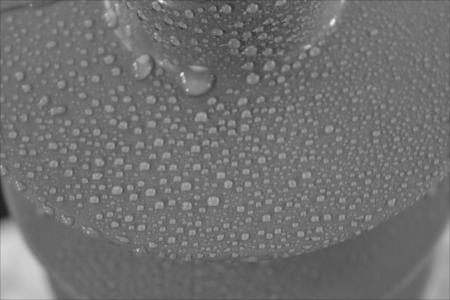
%> input picture Database/HC1_1.bmp, 450 x 300 px
$ octave laws.m   (GNU Octave 9; MATLAB toolbox functions it lacks are replaced by stand-ins)
%> lines starting %> are read from the running program, lines starting %| are printed output that depends on the picture
% filtre de Laws
% base de 25 filtres

clear all;
close all;
clc

% L{1} = [ 1 2 1 ] ;
% L{2} = [-1 0 1 ] ;
% L{3} = [ -1 2 -1 ] ;

L{1} = [ 1 4 6 4 1 ] ; % conv(L{1},L{1})
L{2} = [-1 -2 0 2 1 ] ;
L{3} = [ -1 0 2 0 -1 ] ;
L{4} = [ 1 -2 0 2 -1 ] ;
L{5} = [ 1 -4 6 -4 1 ] ;

for i=1:5 % cr閍tion base des 25 filtres
    for j=1:5
        LAW{i,j}=L{i}'*L{j};
    end
end

I=imread('Database\HC1_1.bmp');
%> I is the input picture: size 300x450 uint8; min 29, max 240, mean 112
I=double(I);
%> I: size 300x450 double
n=1;
for i=1:5
    for j=1:5
        IF{i,j}=imfilter(I,LAW{i,j},'replicate');
        fig=imshow(IF{i,j},[]);
        pause(1);
% [4 lines of commented-out code are left out]
        n=n+1;
    end
end
%> this loop made 5 passes
%> pass 1, `for j=1:5 IF{i,j}=imfilter(I,LAW{i,j},'replicate'); fig=imshow(IF{i,j}..`:
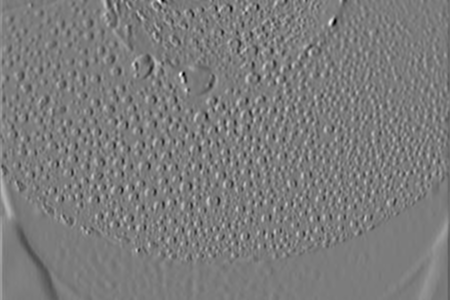
%> displayed picture: size 300x450, on the screen's scale of 0 to 255; min 0, max 255, mean 123.7
%> pass 1, `for j=1:5 IF{i,j}=imfilter(I,LAW{i,j},'replicate'); fig=imshow(IF{i,j}..`:
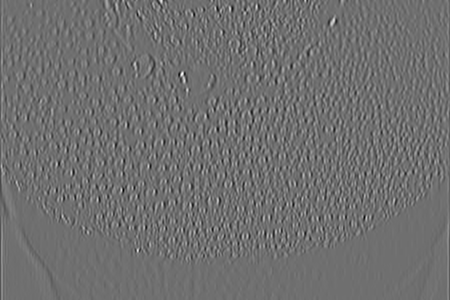
%> displayed picture: size 300x450, on the screen's scale of 0 to 255; min 0, max 255, mean 111.5
%> pass 1, `for j=1:5 IF{i,j}=imfilter(I,LAW{i,j},'replicate'); fig=imshow(IF{i,j}..`:
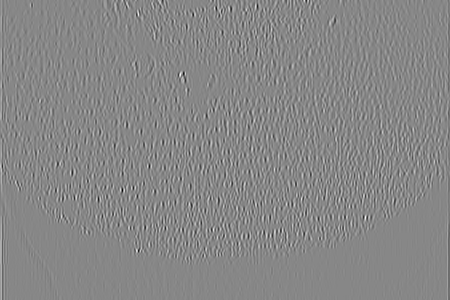
%> displayed picture: size 300x450, on the screen's scale of 0 to 255; min 0, max 255, mean 134.7
%> after the loop, IF = 25 items; n = 26

$ run again, with Database/HC1_0.bmp copied over Database/HC1_1.bmp
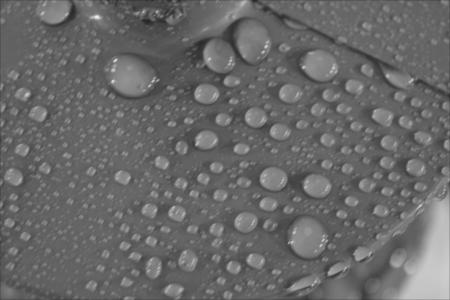
%> input picture Database/HC1_0.bmp, 450 x 300 px
%> I is the input picture: size 300x450 uint8; min 35, max 239, mean 104.5
%> I: size 300x450 double
%> the loop `for i=1:5` made 5 passes
%> pass 1, `for j=1:5 IF{i,j}=imfilter(I,LAW{i,j},'replicate'); fig=imshow(IF{i,j}..`:
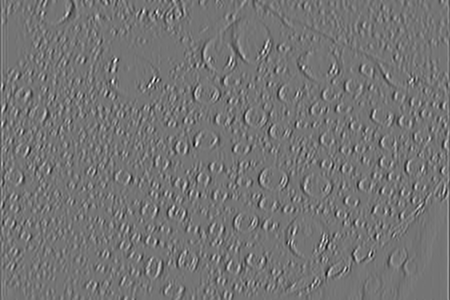
%> displayed picture: size 300x450, on the screen's scale of 0 to 255; min 0, max 255, mean 116.5
%> pass 1, `for j=1:5 IF{i,j}=imfilter(I,LAW{i,j},'replicate'); fig=imshow(IF{i,j}..`:
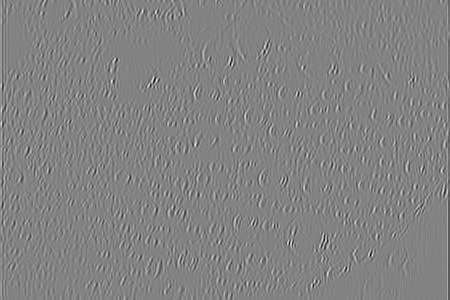
%> displayed picture: size 300x450, on the screen's scale of 0 to 255; min 0, max 255, mean 130.2
%> after the loop `for i=1:5`: IF = 25 items; n = 26

$ run again, with Database/HC1_2.bmp copied over Database/HC1_1.bmp
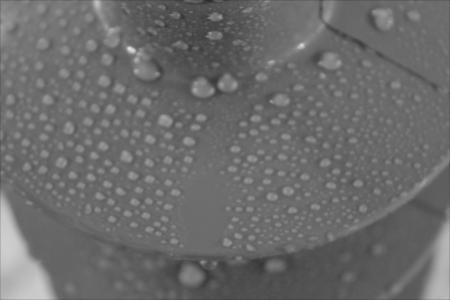
%> input picture Database/HC1_2.bmp, 450 x 300 px
%> I is the input picture: size 300x450 uint8; min 45, max 223, mean 107.1
%> I: size 300x450 double
%> the loop `for i=1:5` made 5 passes
%> pass 1, `for j=1:5 IF{i,j}=imfilter(I,LAW{i,j},'replicate'); fig=imshow(IF{i,j}..`:
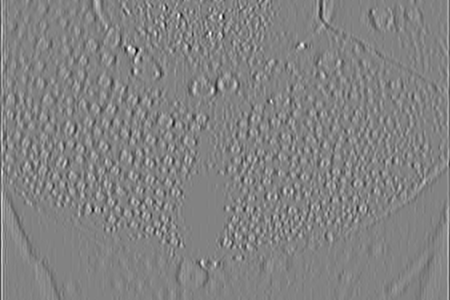
%> displayed picture: size 300x450, on the screen's scale of 0 to 255; min 0, max 255, mean 130.2
%> pass 1, `for j=1:5 IF{i,j}=imfilter(I,LAW{i,j},'replicate'); fig=imshow(IF{i,j}..`:
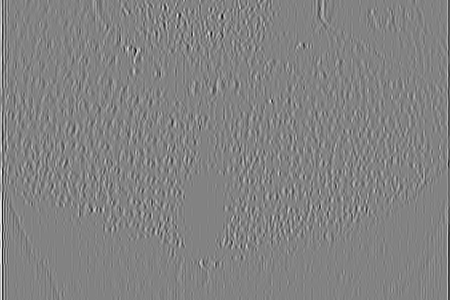
%> displayed picture: size 300x450, on the screen's scale of 0 to 255; min 0, max 255, mean 130.4
%> after the loop `for i=1:5`: IF = 25 items; n = 26

$ run again, with Database/HC1_3.bmp copied over Database/HC1_1.bmp
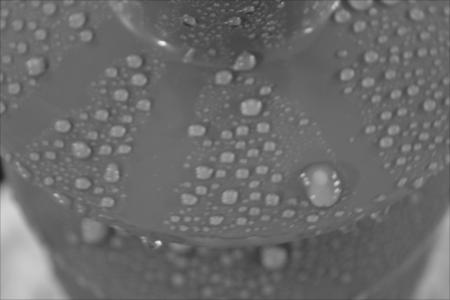
%> input picture Database/HC1_3.bmp, 450 x 300 px
%> I is the input picture: size 300x450 uint8; min 31, max 240, mean 106.5
%> I: size 300x450 double
%> the loop `for i=1:5` made 5 passes
%> pass 1, `for j=1:5 IF{i,j}=imfilter(I,LAW{i,j},'replicate'); fig=imshow(IF{i,j}..`:
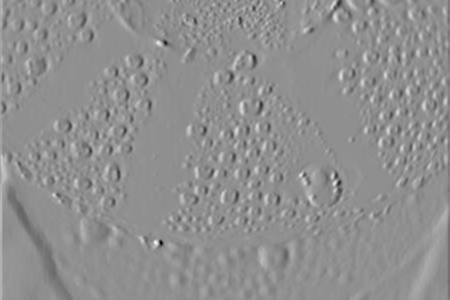
%> displayed picture: size 300x450, on the screen's scale of 0 to 255; min 0, max 255, mean 143.4
%> pass 1, `for j=1:5 IF{i,j}=imfilter(I,LAW{i,j},'replicate'); fig=imshow(IF{i,j}..`:
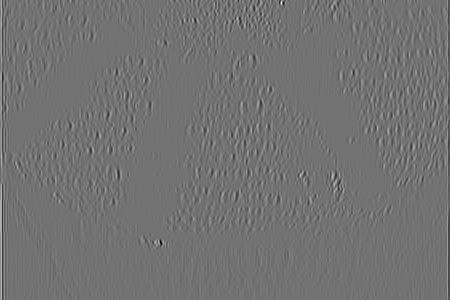
%> displayed picture: size 300x450, on the screen's scale of 0 to 255; min 0, max 255, mean 114
%> after the loop `for i=1:5`: IF = 25 items; n = 26
